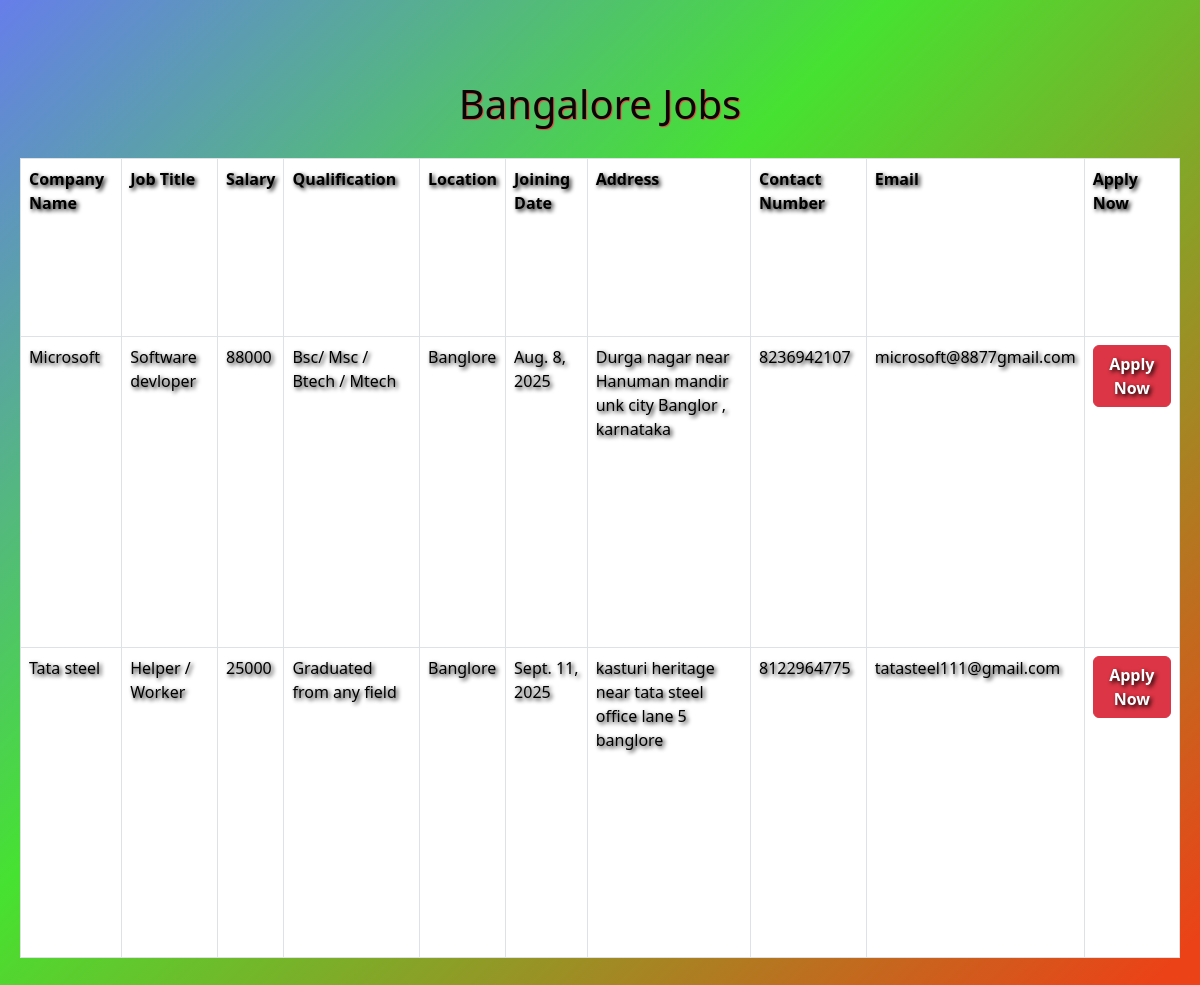
The app's page /banglore/ with its own data.
### jobapp/models.py (models this page shows)
class bangloreJobs(models.Model):
    companyName = models.CharField(max_length=100)
    jobTitle = models.CharField()
    salary = models.CharField()
    qualification = models.CharField()
    location = models.CharField()
    joiningDate = models.DateField()
    address = models.CharField()
    contactNumber = models.CharField()
    email = models.CharField()
    applyNow = models.CharField()

### jobapp/views.py (the view)
# urls.py: path("banglore/", views.bangloreJobsList),
def bangloreJobsList(request):
    bangloreJobsView = bangloreJobs.objects.all()
    return render(request, 'bangloreJobs.html', {'bangloreJobsView': bangloreJobsView})

### templates/bangloreJobs.html (shortened to what this page needs)
<!DOCTYPE html>
{% load static %}
<html lang="en">
  <head>
    <link
      href="https://cdn.jsdelivr.net/npm/bootstrap@5.3.7/dist/css/bootstrap.min.css"
      rel="stylesheet"
    />
    <link rel="stylesheet" href="{% static 'css/style.css' %}" />
  </head>
  <body
    class="bangloreJobs"
    style="
      background: linear-gradient(135deg, #667eea 0%, #46e231 40%, #eb4218 96%);
      background-attachment: fixed;
      margin: 0;
      min-height: 100vh;
    "
  >
    <h1
      style="
        font-size: 2.5rem;
        text-align: center;
        color: rgb(7, 7, 7);
        margin-bottom: 30px;
        margin-top: 30px;
        text-shadow: 1px 1px 1px rgb(234, 74, 74);
      "
    >
      Bangalore Jobs
    </h1>
    <table class="table table-bordered" style="min-height: 100vh">
      <tr>
        <th>Company Name</th>
        <th>Job Title</th>
        <th>Salary</th>
        <th>Qualification</th>
        <th>Location</th>
        <th>Joining Date</th>
        <th>Address</th>
        <th>Contact Number</th>
        <th>Email</th>
        <th>Apply Now</th>
      </tr>
      {% for job in bangloreJobsView %}
      <tr>
        <td>{{ job.companyName }}</td>
        <td>{{ job.jobTitle }}</td>
        <td>{{ job.salary }}</td>
        <td>{{ job.qualification }}</td>
        <td>{{ job.location }}</td>
        <td>{{ job.joiningDate }}</td>
        <td>{{ job.address }}</td>
        <td>{{ job.contactNumber }}</td>
        <td>{{ job.email }}</td>
        <td>
          <a
            href="/applybtn"
            class="btn btn-danger"
            style="text-decoration: none; color: white; font-weight: bold"
          >
            Apply Now
          </a>
        </td>
      </tr>
      {% endfor %}
    </table>
  </body>
</html>

### static/css/style.css (style rules this page uses)
* { margin: 0; padding: 0; box-sizing: border-box; }
.mumbaiJobs , .puneJobs, .bangloreJobs, .delhiJobs { background-size: cover; background-position: center; background-repeat: no-repeat; background-attachment: fixed; min-height: 100vh; padding: 50px 20px; color: #ffffff; text-shadow: 2px 2px 4px #000000; }
h1, h2, h3, p { max-width: 800px; margin: 10px auto; }

### records on screen
bangloreJobs: companyName "Microsoft", jobTitle "Software devloper", salary "88000", qualification "Bsc/ Msc / Btech / Mtech", location "Banglore", joiningDate "Aug. 8, 2025", address "Durga nagar near Hanuman mandir unk city Banglor , karnataka", contactNumber "8236942107", email "microsoft@8877gmail.com"
bangloreJobs: companyName "Tata steel", jobTitle "Helper / Worker", salary "25000", qualification "Graduated from any field", location "Banglore", joiningDate "Sept. 11, 2025", address "kasturi heritage near tata steel office lane 5 banglore", contactNumber "8122964775", email "tatasteel111@gmail.com"
